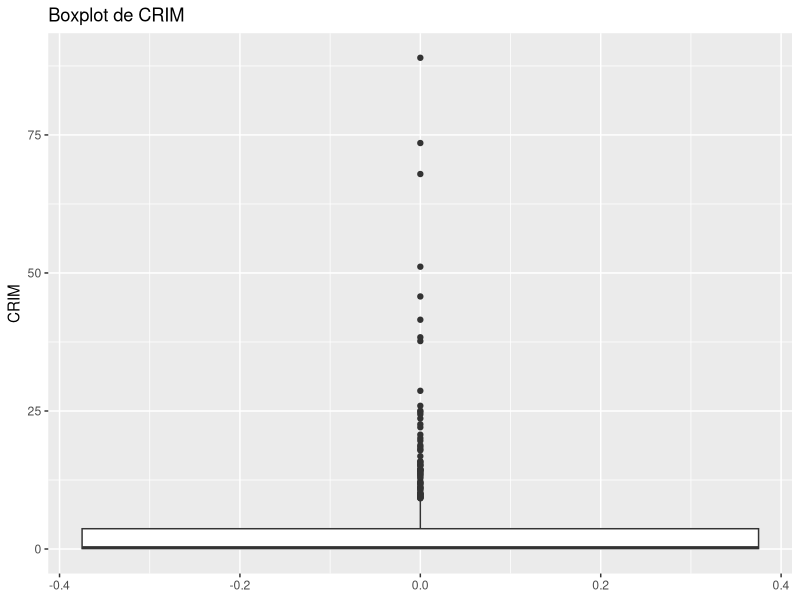
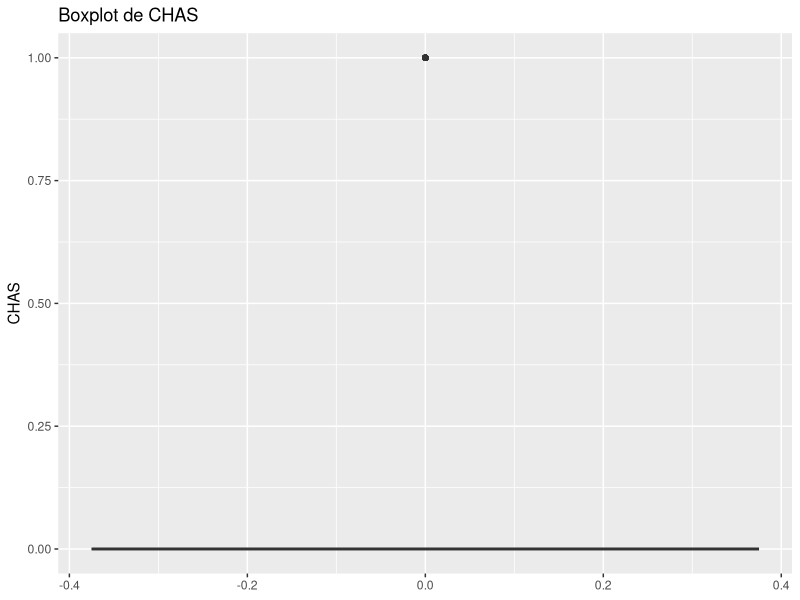
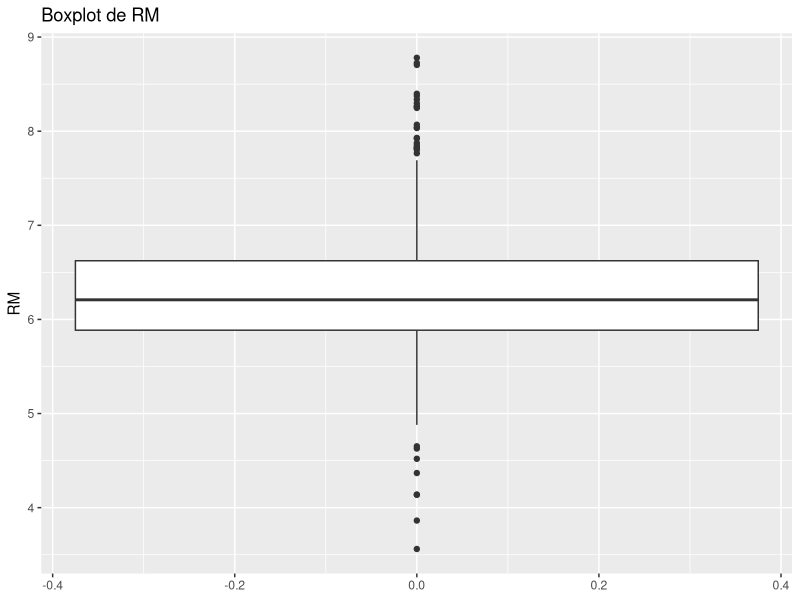

These figures' R source, in order: (Note: this script raises an error after producing the figures.)
# Installer les packages nécessaires s'ils ne sont pas déjà installés
# if (!require(MASS)) install.packages("MASS", dependencies = TRUE)
# if (!require(ggplot2)) install.packages("ggplot2", dependencies = TRUE)
# if (!require(caret)) install.packages("caret", dependencies = TRUE)

# Charger les packages nécessaires
library(ggplot2)
library(dplyr)
library(MASS)
library(caret)

# Charger les données
data <- read.csv('../Data/BostonHousing.csv')

# Exploration initiale des données
print("head")
print(head(data)) #visualiser les données

print("\n Sumary")
print(summary(data)) #voir la description des donnée min max les equart interquatile , le moyenne la médiane

print("\n data")

print(str(data)) # voir dimension et type des variables 

# Gestion des valeurs manquantes
print(colSums(is.na(data))) #voir igne ou ils y a de valeur manquante 
data <- na.omit(data)  # Suppression des lignes contenant des valeurs manquantes (étant donnée valeur manquante minime)

# Détection et gestion des valeurs aberrantes (exemple pour CRIM)

# Affichage aptes gestion des valeurs aberrantes (exemple pour CRIM)


# Fonction pour générer un boxplot

creer_boxplot <- function(data, variable) {
  ggplot(data, aes(y = !!rlang::sym(variable))) +
    geom_boxplot() +
    ggtitle(paste('Boxplot de', variable))
}
# Exemple d'utilisation de la fonction
creer_boxplot(data, "CRIM")
creer_boxplot(data, "CHAS")
creer_boxplot(data, "RM")

# Suppression des valeurs aberrantes pour la colonne 'CRIM'
Q1 <- quantile(data$CRIM, 0.25)
Q3 <- quantile(data$CRIM, 0.75)
IQR <- Q3 - Q1
data <- data %>% filter(CRIM >= (Q1 - 1.5 * IQR) & CRIM <= (Q3 + 1.5 * IQR))


#  gestion des valeurs aberrantes
remove_outliers <- function(data, col_name) {
  # Calcul des quantiles et de l'IQR
  Q1 <- quantile(data[[col_name]], 0.25)
  Q3 <- quantile(data[[col_name]], 0.75)
  IQR <- Q3 - Q1
  
  # Filtrage des valeurs aberrantes
  data_filtered <- data %>%
    filter({{ col_name }} >= (Q1 - 1.5 * IQR) & {{ col_name }} <= (Q3 + 1.5 * IQR))
  
  return(data_filtered)
}

# Exemple d'utilisation : supprimer les outliers pour plusieurs colonnes
# Supposez que vous avez plusieurs colonnes pour lesquelles vous souhaitez supprimer les outliers

columns_to_filter <- c("CRIM", "CHAS", "RM")  # Liste des noms de colonnes

for (col in columns_to_filter) {
  data <- remove_outliers(data, col)
}


#+++++++++++++++ Partitionner les données en ensembles d'entraînement et de validation +

# Définir un seed pour la reproductibilité
+
set.seed(123)
n <- nrow(data)
train_indices <- sample(1:n, round(0.7*n), replace = FALSE)
boston_train <- data[train_indices, ]
boston_test <- data[-train_indices, ]
# Vérifier les dimensions des ensembles
dim(boston_train)
dim(boston_test)


#++++++++++++ Ajuster un modèle de régression linéaire multiple ++++++++
# Ajuster le modèle de régression linéaire multiple
model <- lm(MEDV ~ CRIM + CHAS + RM, data = boston_train)

# Afficher le résumé du modèle
summary(model)

# Équation du modèle : MEDV = intercept + coef(CRIM) * CRIM + coef(CHAS) * CHAS + coef(RM) * RM
coefficients(model)


#++++++++++Faire des prédictions avec le modèle ajusté+++++++++++

# Faire des prédictions sur le jeu de test
predictions <- predict(model, newdata = boston_test)

# Ajouter les prédictions au jeu de données de test
boston_test$Predicted_MEDV <- predictions

# Calculer l'erreur de prédiction
RMSE <- sqrt(mean((boston_test$MEDV - boston_test$Predicted_MEDV)^2))
RMSE


# Prédiction pour un secteur spécifique
new_data <- data.frame(CRIM = 0.1, CHAS = factor(0, levels = levels(boston_data$CHAS)), RM = 6)
predicted_value <- predict(model, newdata = new_data)
predicted_value



#+++++++Analyser les relations entre les prédicteurs++++++++

# Calculer la matrice de corrélation pour les prédicteurs numériques
cor_matrix <- cor(boston_data[,sapply(boston_data, is.numeric)])

# Afficher la matrice de corrélation
print(cor_matrix)

# Identifier les paires fortement corrélées (corrélation absolue > 0.7 par exemple)
high_corr <- findCorrelation(cor_matrix, cutoff = 0.7)
high_corr



# +++++Régression pas à pas++++++

# Définir le contrôle pour la régression pas à pas
control <- trainControl(method="cv", number=10)

# Régression pas à pas rétrograde
stepwise_model_backward <- train(MEDV ~ ., data = boston_train, method = "leapBackward", trControl = control)
stepwise_model_backward$finalModel

# Régression pas à pas progressive
stepwise_model_forward <- train(MEDV ~ ., data = boston_train, method = "leapForward", trControl = control)
stepwise_model_forward$finalModel

# Régression pas à pas bidirectionnelle
stepwise_model_both <- train(MEDV ~ ., data = boston_train, method = "leapSeq", trControl = control)
stepwise_model_both$finalModel

# Comparer les RMSE des modèles
predictions_backward <- predict(stepwise_model_backward, newdata = boston_test)
RMSE_backward <- sqrt(mean((boston_test$MEDV - predictions_backward)^2))

predictions_forward <- predict(stepwise_model_forward, newdata = boston_test)
RMSE_forward <- sqrt(mean((boston_test$MEDV - predictions_forward)^2))

predictions_both <- predict(stepwise_model_both, newdata = boston_test)
RMSE_both <- sqrt(mean((boston_test$MEDV - predictions_both)^2))

cat("RMSE Backward: ", RMSE_backward, "\n")
cat("RMSE Forward: ", RMSE_forward, "\n")
cat("RMSE Both: ", RMSE_both, "\n")
